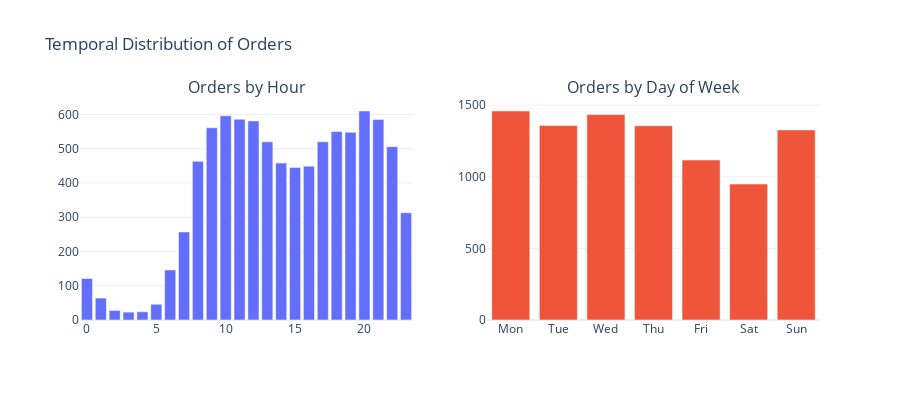

Notebook cell for this chart:
### Markdown cell above
## 5. Temporal Patterns

Order timing features: `hour_of_day`, `day_of_week`

### Code cell
fig = make_subplots(rows=1, cols=2, subplot_titles=["Orders by Hour", "Orders by Day of Week"])

hour_counts = df["hour_of_day"].value_counts().sort_index()
fig.add_trace(
    go.Bar(x=hour_counts.index, y=hour_counts.values, name="Hour", showlegend=False),
    row=1, col=1,
)

day_names = ["Mon", "Tue", "Wed", "Thu", "Fri", "Sat", "Sun"]
day_counts = df["day_of_week"].value_counts().sort_index()
fig.add_trace(
    go.Bar(x=day_names, y=day_counts.values, name="Day", showlegend=False),
    row=1, col=2,
)

fig.update_layout(
    title="Temporal Distribution of Orders",
    height=400, template="plotly_white",
)
fig.show()

### Figure 1 — Plotly figure (JSON) as saved in the notebook; plotly's stock layout.template omitted (floating-point values rounded to 4 significant figures)
{"data": [{"name": "Hour", "showlegend": false, "type": "bar", "x": [0, 1, 2, 3, 4, 5, 6, 7, 8, 9, 10, 11, 12, 13, 14, 15, 16, 17, 18, 19, 20, 21, 22, 23], "xaxis": "x", "y": [121, 64, 28, 23, 24, 46, 146, 257, 463, 561, 596, 586, 581, 520, 458, 445, 449, 520, 550, 548, 610, 585, 506, 313], "yaxis": "y"}, {"name": "Day", "showlegend": false, "type": "bar", "x": ["Mon", "Tue", "Wed", "Thu", "Fri", "Sat", "Sun"], "xaxis": "x2", "y": [1459, 1358, 1434, 1356, 1117, 949, 1327], "yaxis": "y2"}], "layout": {"annotations": [{"font": {"size": 16}, "showarrow": false, "text": "Orders by Hour", "x": 0.225, "xanchor": "center", "xref": "paper", "y": 1.0, "yanchor": "bottom", "yref": "paper"}, {"font": {"size": 16}, "showarrow": false, "text": "Orders by Day of Week", "x": 0.775, "xanchor": "center", "xref": "paper", "y": 1.0, "yanchor": "bottom", "yref": "paper"}], "height": 400, "title": {"text": "Temporal Distribution of Orders"}, "xaxis": {"anchor": "y", "domain": [0.0, 0.45]}, "xaxis2": {"anchor": "y2", "domain": [0.55, 1.0]}, "yaxis": {"anchor": "x", "domain": [0.0, 1.0]}, "yaxis2": {"anchor": "x2", "domain": [0.0, 1.0]}}}
